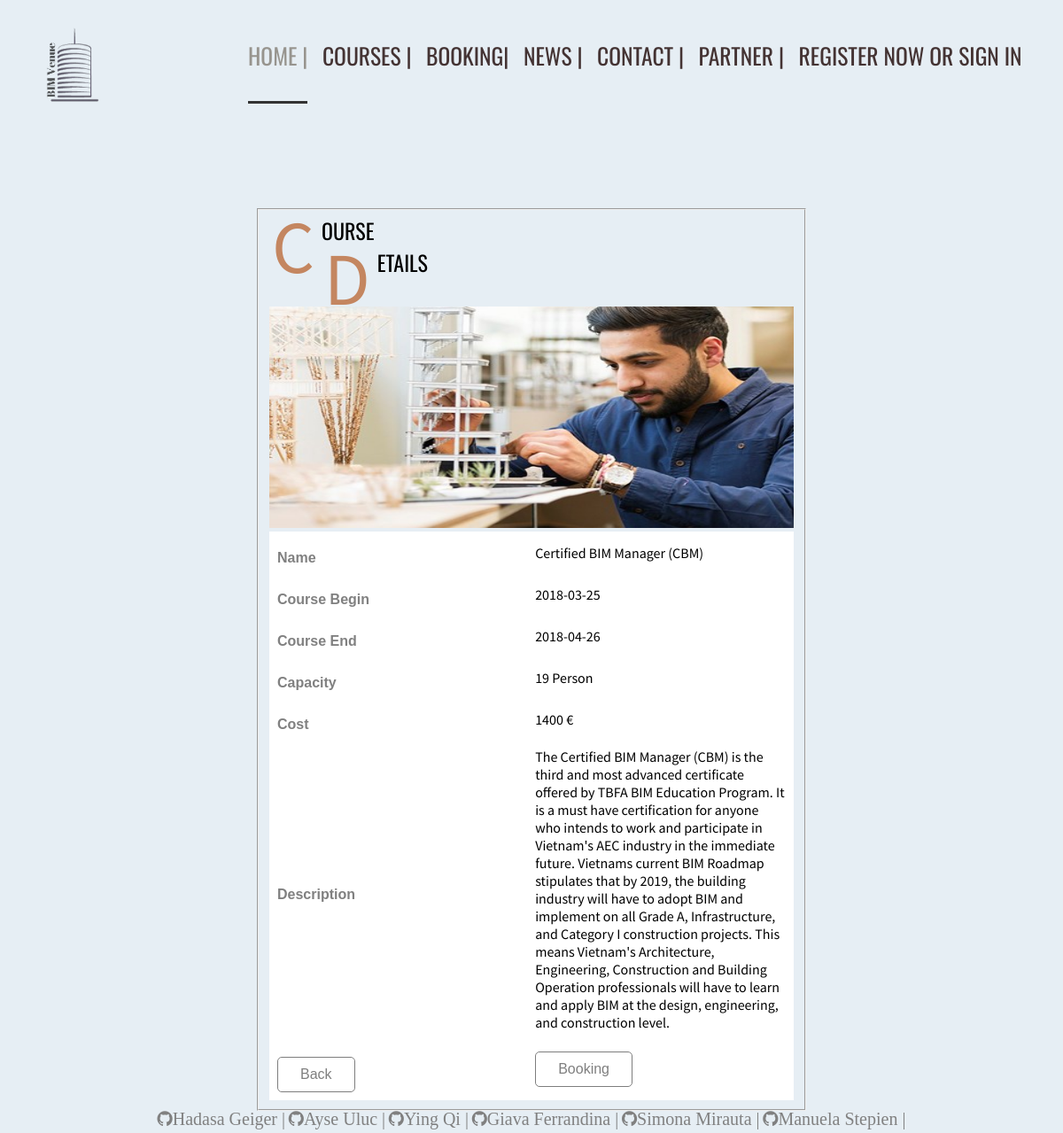
Screenshot of /view.php?id=2 with the database file from the repository.
### tables this page shows
CREATE TABLE `cours` (
  `cId` int(11) NOT NULL,
  `cName` varchar(50) NOT NULL,
  `cBegin` date NOT NULL,
  `cEnd` date NOT NULL,
  `cDetails` varchar(1600) NOT NULL,
  `cSchedule` varchar(1600) NOT NULL,
  `cDescription` varchar(1600) NOT NULL,
  `cPrice` int(50) NOT NULL,
  `capacity` int(20) DEFAULT NULL,
  `image` varchar(55) DEFAULT NULL
);

### view.php (the view, shortened to what this page needs)
<?php
require_once 'actions/db_connect.php';
if($_GET['id']) {
    $id = $_GET['id'];
    $sql = "SELECT * FROM cours WHERE cId = {$id}";
    $result = $conn->query($sql);
    $data = $result->fetch_assoc();
?>
<!DOCTYPE html>
<html>
    <head>
        <link rel="stylesheet" type="text/css" href="css/v_style.css">
        <link rel="stylesheet" href="https://cdnjs.cloudflare.com/ajax/libs/font-awesome/4.7.0/css/font-awesome.min.css">
    </head>
    <body>
         <div id="parallax-world-of-ugg">
            <section>
              <img id="png" src="img/logo.png" alt="">
                <nav>
                   <ul>
                        <li><a href="index.php" id="current">Home |</a></li>
                        <li><a href="login.php">Courses |</a></li>
                        <li><a href="booking.php">Booking|</a></li>
                        <li><a href="news.php">News |</a></li>
                        <li><a href="contact.php">Contact |</a></li>
                        <li><a href="ourpartners.php">Partner |</a></li>
                        <li><a href="register.php">Register Now or Sign In</a></li>
                  </ul>
                </nav>
            </section>
        <fieldset>
                    <h1><span class="first-character atw">C</span>ourse</h1>
                    <h1><span class="first-character atw">D</span>etails</h1>
            <form action="actions/a_create.php" method="post">
                <table cellspacing="0" cellpadding="0">
                    <img src='http://localhost/BIM/img/<?php echo $data['image'] ?>' style='width:100%;height:250px;'>
                    <tr>
                        <th>Name</th>
                        <td><?php echo $data['cName'] ?></td>
                    </tr>
                    <tr>
                        <th>Course Begin</th>
                        <td><?php echo $data['cBegin'] ?></td>
                    </tr>
                    <tr>
                        <th>Course End</th>
                        <td><?php echo $data['cEnd'] ?></td>
                    </tr>
                    <tr>
                        <th>Capacity</th>
                        <td><?php echo $data['capacity'] ?> Person </td>
                    </tr>
                    <tr>
                        <th>Cost</th>
                        <td><?php echo $data['cPrice'] ?> €</td>
                    </tr>
                     <tr>
                        <th>Description</th>
                        <td> <?php echo $data['cDescription'] ?></td>
                    </tr>
                    <div class='buttons-coll'>
                    <tr>
                        <th><a href="index.php"><button class="custom-btn btn-1" type="button">Back</button></a></th>
                        <td><a href="booking.php"><button class="custom-btn btn-1" type="button">Booking</button></a></td>
                    </tr>
                    </div>
                </table>
            </form>
        </fieldset>
    </body>
            <footer>
        <a class="fa fa-lg fa-github" href="https://github.com/hadasamanis99" style="text-decoration: none; color: grey;">Hadasa Geiger |</a>
        <a class=" fa fa-lg fa-github" href="https://github.com/ayseuluc"  style="text-decoration: none; color: grey;">Ayse Uluc |</a>
        <a class=" fa fa-lg fa-github" href="https://github.com/Qying23"  style="text-decoration: none; color: grey;">Ying Qi |</a>
        <a class=" fa fa-lg fa-github" href="https://github.com/giavanna"  style="text-decoration: none; color: grey;">Giava Ferrandina |</a>
        <a class=" fa fa-lg fa-github" href="https://github.com/mirautas"  style="text-decoration: none; color: grey;">Simona Mirauta |</a>
        <a class=" fa fa-lg fa-github" href="https://github.com/stepienm"  style="text-decoration: none; color: grey;">Manuela Stepien |</a>
    </footer>
</html>
<?php
}
?>

### css/v_style.css (style rules this page uses)
body { background: #E6EEF4; }
#parallax-world-of-ugg h1 { font-family:'Oswald', sans-serif; font-size:24px; font-weight:400; text-transform: uppercase; color:black; padding:0; margin:0; }
.atw { color: #c48660; }
.first-character { font-weight:400; float: left; font-size: 84px; line-height: 64px; padding-top: 4px; padding-right: 8px; padding-left: 3px; font-family: 'Source Sans Pro', sans-serif; }
#png { width: 10%; margin-left: 15px; }
nav { float: right; margin-bottom: 10%; }
nav ul { list-style-type: none; margin: 0; padding: 2.2em 2em; font-family:'Oswald', sans-serif }
nav ul li { display: inline; padding: 0 .4em; }
nav ul li a { color: #433; text-decoration: none; text-transform: uppercase; font-size: 1.6em; padding-bottom: 1.3em; transition: .10s color; }
#current { color: #97948E; border-bottom: 3px solid #333; }
fieldset { margin: auto; margin-top: 100px; width: 50%; }
table tr th { padding-top: 20px; }
table { font-family: Source Sans Pro, sans-serif; border-collapse: collapse; width: 100%; }
td, th { border: 1px solid white; text-align: left; padding: 8px; width: 20%; background-color: white; text-align: center; }
th { color: grey; }
.buttons-coll { text-align: center; }
.custom-btn { padding: 10px 25px; font-size: 12pt; background: transparent; outline: none !important; cursor: pointer; transition: all 0.3s ease; position: relative; display: inline-block; opacity: 0.5; }
.btn-1 { border: 0.5px solid #000; }
footer { font-size: 15px; text-align:center; }

### view.php (style rules this page uses)
fieldset { margin: auto; margin-top: 100px; width: 50%; }
table tr th { padding-top: 20px; }
table { font-family:Source Sans Pro, sans-serif; border-collapse: collapse; width: 100%; }
table tr { background-color: white; }
td, th { border: 1px solid white; text-align: left; padding: 8px; width: 20%; }
th { color: grey; font-family: Oswals, sans-serif; }
button { font-size: 20px; border-radius: 5px; }

### rows the page displays
cours: image (picture), cName "Certified BIM Manager (CBM)", cBegin "2018-03-25", cEnd "2018-04-26", capacity "19", cPrice "1400", cDescription "The Certified BIM Manager (CBM) is the third and most advanced certificate offered by TBFA BIM Education Program. It is a must have certification for anyone who intends to work and participate in Vietnam's AEC industry in the immediate future. Vietnams current BIM Roadmap stipulates that by 2019, the building industry will have to adopt BIM and implement on all Grade A, Infrastructure, and Category I construction projects. This means Vietnam's Architecture, Engineering, Construction and Building Operation professionals will have to learn and apply BIM at the design, engineering, and construction level."
